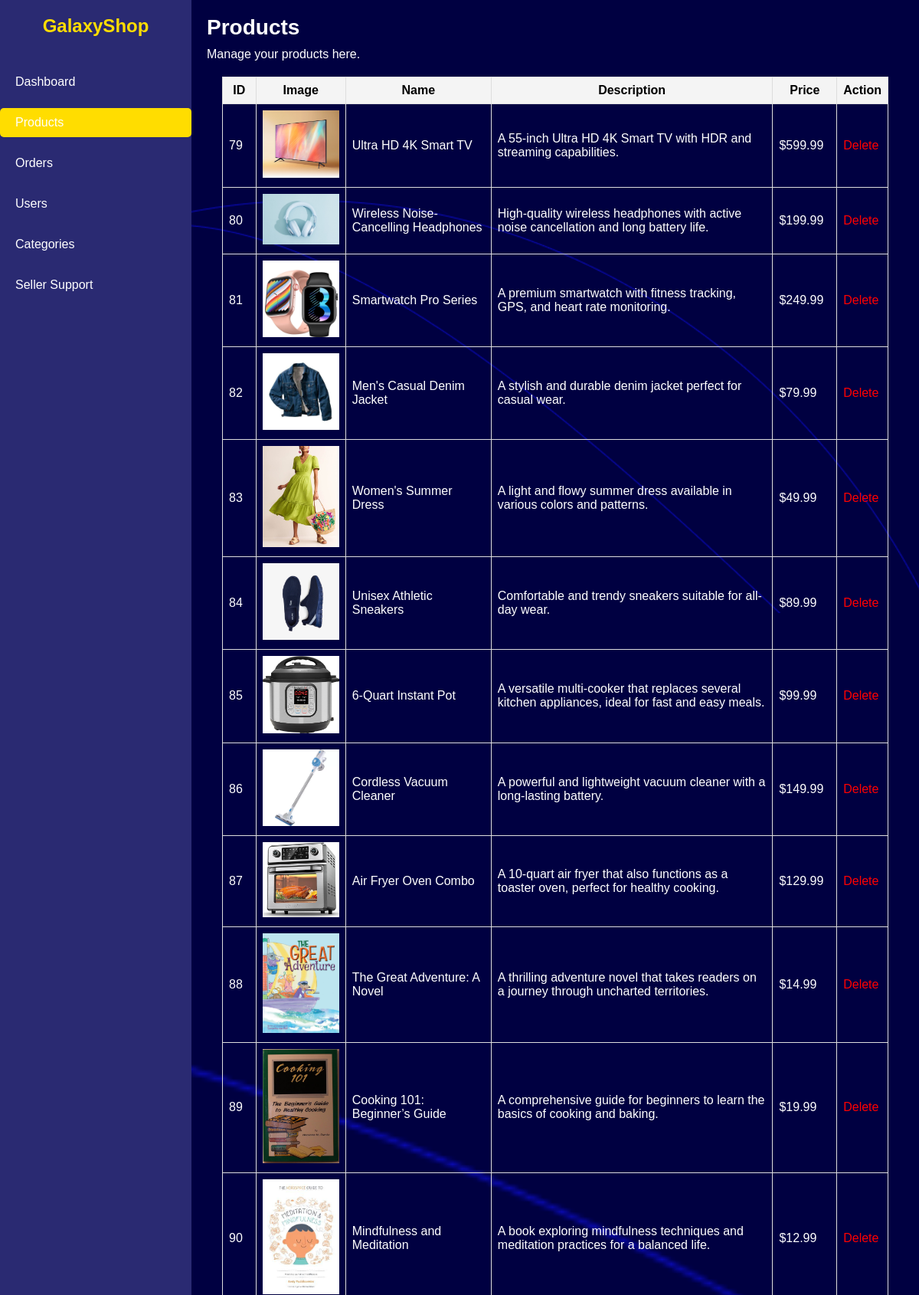
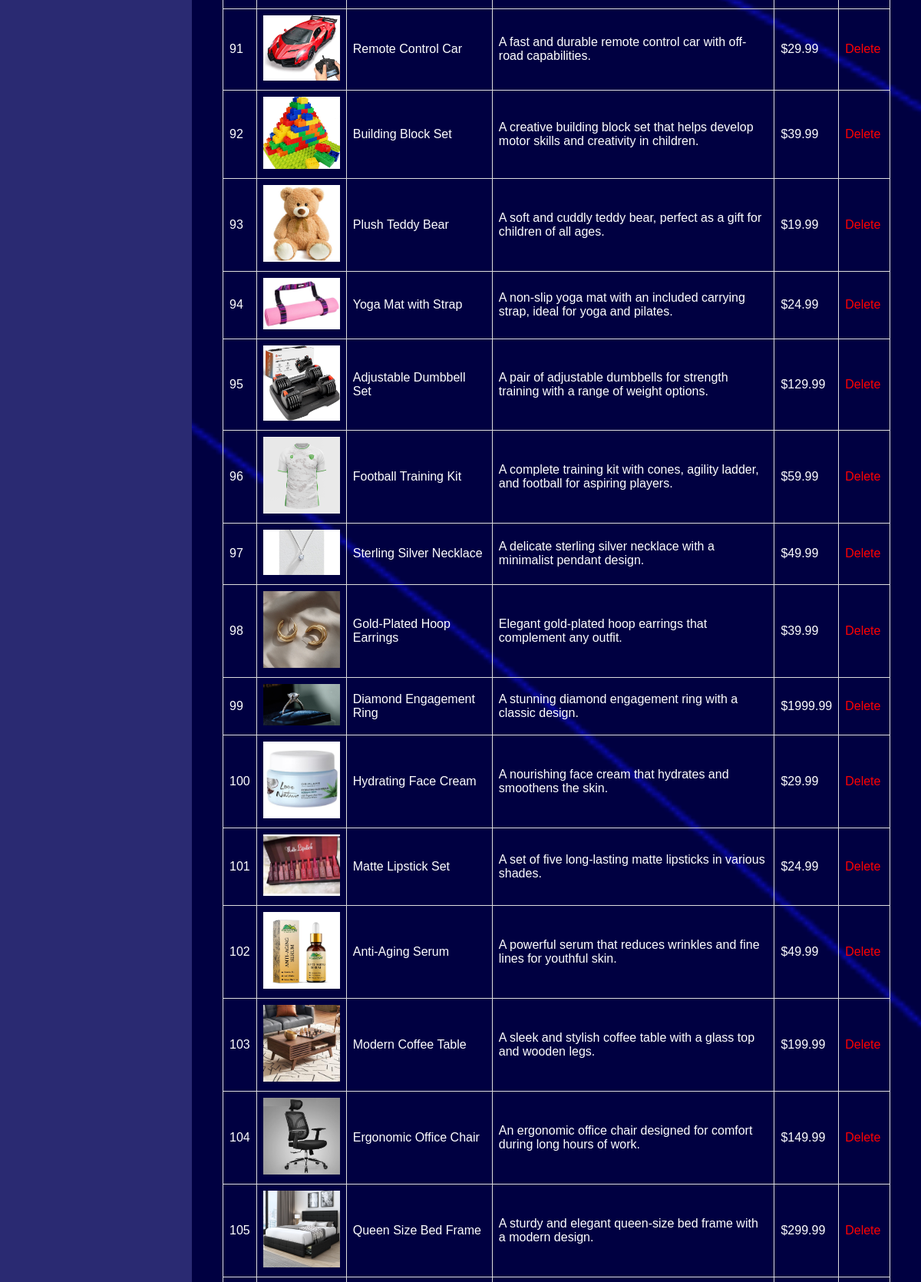
/AdminProducts.php (upper part), run on the app's committed database (2 pictures, top to bottom).
### tables this page shows
CREATE TABLE `products` (
  `id` int(11) NOT NULL,
  `name` varchar(255) NOT NULL,
  `description` text DEFAULT NULL,
  `image_url` varchar(255) DEFAULT NULL,
  `price` decimal(10,2) NOT NULL,
  `rating` decimal(3,2) DEFAULT 0.00,
  `category_id` int(11) DEFAULT NULL,
  `seller_id` int(11) DEFAULT NULL
);

### AdminProducts.php (the view, shortened to what this page needs)
<?php
include 'connectionfile.php';
$sql = "SELECT * FROM products";
$result = $conn->query($sql);
$products = [];
while ($row = $result->fetch_assoc()) {
    $products[] = $row;
}
?>
<!DOCTYPE html>
<html lang="en">
<head>
    <link rel="stylesheet" href="AdminDashboard.css">
</head>
<body>
    <div class="dashboard-container">
        <aside class="sidebar">
            <div class="sidebar-header">
                <h2>GalaxyShop</h2>
            </div>
            <ul class="sidebar-menu">
                <li><a href="AdminDashboard.php">Dashboard</a></li>
                <li><a href="AdminProducts.php" class="active2">Products</a></li>
                <li><a href="AdminOrders.php"  >Orders</a></li>
                <li><a href="AdminUsers.php">Users</a></li>
                <li><a href="AdminCategories.php" >Categories</a></li>
                <li><a href="AdminSellerSupport.php" >Seller Support</a></li>
            </ul>
        </aside>
        <main class="main-content">
            <div class="content-header">
                <h1>Products</h1>
                <p>Manage your products here.</p>
            </div>
            <div class="products-table">
                <table>
                    <thead>
                        <tr>
                            <th>ID</th>
                            <th>Image</th>
                            <th>Name</th>
                            <th>Description</th>
                            <th>Price</th>
                            <th>Action</th>
                        </tr>
                    </thead>
                    <tbody>
                        <?php foreach ($products as $product): ?>
                            <tr>
                                <td><?php echo htmlspecialchars($product['id']); ?></td>
                                <td><img src="<?php echo htmlspecialchars($product['image_url']); ?>" alt="<?php echo htmlspecialchars($product['name']); ?>"></td>
                                <td><?php echo htmlspecialchars($product['name']); ?></td>
                                <td><?php echo htmlspecialchars($product['description']); ?></td>
                                <td>$<?php echo htmlspecialchars($product['price']); ?></td>
                                <td>
                                    <a href="?delete=<?php echo htmlspecialchars($product['id']); ?>" onclick="return confirm('Are you sure you want to delete this product?');">Delete</a>
                                </td>
                            </tr>
                        <?php endforeach; ?>
                    </tbody>
                </table>
            </div>
        </main>
    </div>
</body>
</html>

### AdminDashboard.css (style rules this page uses)
* { margin: 0; padding: 0; box-sizing: border-box; font-family: Arial, sans-serif; }
body { background: url('FaqBg.png') no-repeat center center fixed; background-size: cover; height: 100vh; color: #ffffff; display: flex; }
.dashboard-container { display: flex; width: 100%; height: 100%; }
.sidebar { width: 250px; background-color: #2a2a72; color: #ffffff; padding-top: 20px; position: fixed; height: 100%; overflow-y: auto; }
.sidebar-header { text-align: center; margin-bottom: 40px; }
.sidebar-header h2 { font-size: 24px; color: #ffdd00; }
.sidebar-menu { list-style: none; padding: 0; }
.sidebar-menu li { margin: 15px 0; }
.sidebar-menu li a { color: #ffffff; text-decoration: none; display: block; padding: 10px 20px; border-radius: 5px; transition: background-color 0.3s ease; }
.active2 { background-color: #ffdd00; color: #000000; }
.main-content { margin-left: 250px; padding: 20px; width: calc(100% - 250px); background-color: #ffffff; min-height: 100vh; background-image: url('FaqBg.png'); background-size: cover; background-position: center; }
.content-header { margin-bottom: 20px; }
.content-header h1 { color: #ffffff; font-size: 28px; margin-bottom: 10px; }
.content-header p { color: #ffffff; }

### AdminProducts.php (style rules this page uses)
.products-table { margin: 20px; }
.products-table table { width: 100%; border-collapse: collapse; }
.products-table th, .products-table td { border: 1px solid #ddd; padding: 8px; }
.products-table th { background-color: #f4f4f4; }
.products-table img { max-width: 100px; height: auto; }
.products-table a { color: red; text-decoration: none; }
.products-table th { background-color: #f4f4f4; color: black; }

### data on the page
products: id "79", image_url+name (picture), name "Ultra HD 4K Smart TV", description "A 55-inch Ultra HD 4K Smart TV with HDR and streaming capabilities.", price "599.99"
products: id "80", image_url+name (picture), name "Wireless Noise-Cancelling Headphones", description "High-quality wireless headphones with active noise cancellation and long battery life.", price "199.99"
products: id "81", image_url+name (picture), name "Smartwatch Pro Series", description "A premium smartwatch with fitness tracking, GPS, and heart rate monitoring.", price "249.99"
products: id "82", image_url+name (picture), name "Men's Casual Denim Jacket", description "A stylish and durable denim jacket perfect for casual wear.", price "79.99"
products: id "83", image_url+name (picture), name "Women's Summer Dress", description "A light and flowy summer dress available in various colors and patterns.", price "49.99"
products: id "84", image_url+name (picture), name "Unisex Athletic Sneakers", description "Comfortable and trendy sneakers suitable for all-day wear.", price "89.99"
products: id "85", image_url+name (picture), name "6-Quart Instant Pot", description "A versatile multi-cooker that replaces several kitchen appliances, ideal for fast and easy meals.", price "99.99"
products: id "86", image_url+name (picture), name "Cordless Vacuum Cleaner", description "A powerful and lightweight vacuum cleaner with a long-lasting battery.", price "149.99"
products: id "87", image_url+name (picture), name "Air Fryer Oven Combo", description "A 10-quart air fryer that also functions as a toaster oven, perfect for healthy cooking.", price "129.99"
products: id "88", image_url (picture), name "The Great Adventure: A Novel", description "A thrilling adventure novel that takes readers on a journey through uncharted territories.", price "14.99"
products: id "89", image_url (picture), name "Cooking 101: Beginner’s Guide", description "A comprehensive guide for beginners to learn the basics of cooking and baking.", price "19.99"
products: id "90", image_url+name (picture), name "Mindfulness and Meditation", description "A book exploring mindfulness techniques and meditation practices for a balanced life.", price "12.99"
products: id "91", image_url (picture), name "Remote Control Car", description "A fast and durable remote control car with off-road capabilities.", price "29.99"
products: id "92", image_url+name (picture), name "Building Block Set", description "A creative building block set that helps develop motor skills and creativity in children.", price "39.99"
products: id "93", image_url+name (picture), name "Plush Teddy Bear", description "A soft and cuddly teddy bear, perfect as a gift for children of all ages.", price "19.99"
products: id "94", image_url+name (picture), name "Yoga Mat with Strap", description "A non-slip yoga mat with an included carrying strap, ideal for yoga and pilates.", price "24.99"
products: id "95", image_url+name (picture), name "Adjustable Dumbbell Set", description "A pair of adjustable dumbbells for strength training with a range of weight options.", price "129.99"
products: id "96", image_url+name (picture), name "Football Training Kit", description "A complete training kit with cones, agility ladder, and football for aspiring players.", price "59.99"
products: id "97", image_url+name (picture), name "Sterling Silver Necklace", description "A delicate sterling silver necklace with a minimalist pendant design.", price "49.99"
products: id "98", image_url+name (picture), name "Gold-Plated Hoop Earrings", description "Elegant gold-plated hoop earrings that complement any outfit.", price "39.99"
products: id "99", image_url+name (picture), name "Diamond Engagement Ring", description "A stunning diamond engagement ring with a classic design.", price "1999.99"
products: id "100", image_url (picture), name "Hydrating Face Cream", description "A nourishing face cream that hydrates and smoothens the skin.", price "29.99"
products: id "101", image_url+name (picture), name "Matte Lipstick Set", description "A set of five long-lasting matte lipsticks in various shades.", price "24.99"
products: id "102", image_url+name (picture), name "Anti-Aging Serum", description "A powerful serum that reduces wrinkles and fine lines for youthful skin.", price "49.99"
products: id "103", image_url+name (picture), name "Modern Coffee Table", description "A sleek and stylish coffee table with a glass top and wooden legs.", price "199.99"
products: id "104", image_url+name (picture), name "Ergonomic Office Chair", description "An ergonomic office chair designed for comfort during long hours of work.", price "149.99"
products: id "105", image_url+name (picture), name "Queen Size Bed Frame", description "A sturdy and elegant queen-size bed frame with a modern design.", price "299.99"
